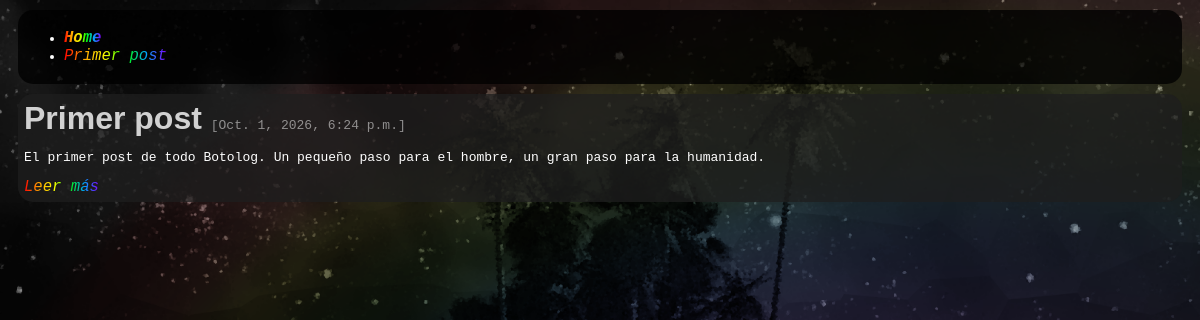
The page /blog/ on the database as committed earlier.
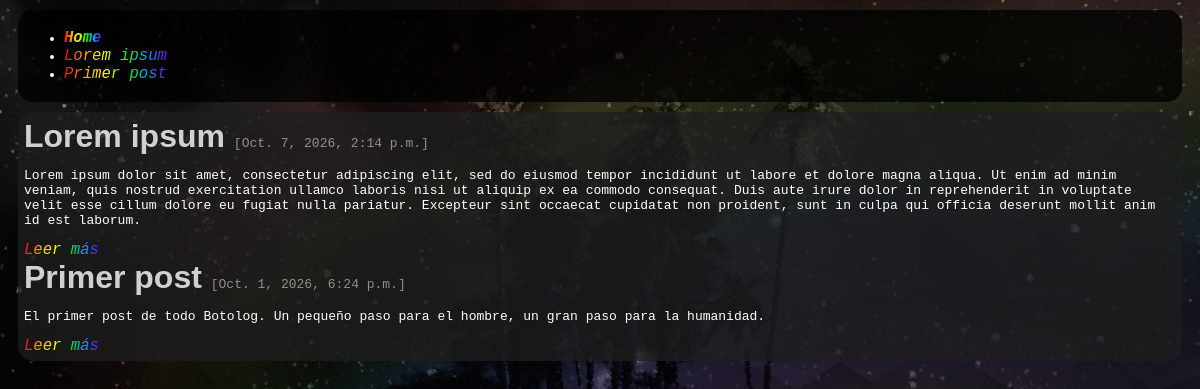
The same page on the database as committed later.
### _Blog/models.py (models this page shows, shortened)
class Post(models.Model):
    heading = models.CharField(max_length = 255)
    shortened_heading = models.CharField(max_length = 255)
    slug = models.SlugField()
    drophead = models.TextField()
    content = models.TextField()
    date = models.DateTimeField(auto_now_add = True)

### _Blog/views.py (the view)
# urls.py: path('', views.index, name = 'index'),
def index(request):
    posts = Post.objects.order_by('-date')
    return render(request, '_Blog/index.html', {
        'posts': posts
    })

### _Blog/templates/_Blog/index.html (shortened to what this page needs)
{% extends '_Blog/base.html'%}
{% block navegation %}
    <ul>
        <li>
            <a href = '{% url "portfolio:index" %}'
            target = '_self'>
                <strong> Home </strong>
            </a>
        </li>
        {% for post in posts %}
        <li>
            <a href = '{% url "detail" post.slug %}'
            target = '_self'>
                {{ post.shortened_heading }}
            </a>
        </li>
        {% endfor %}
    </ul>
{% endblock %}
{% block content %}
    <main>
        {% for post in posts %}
        <article>
            <header>
                <h2 class = 'highlight-text heading'>
                    {{ post.shortened_heading }}
                </h2>
                <p class = 'overshadow-text date'>
                    [{{ post.date }}]
                </p>
            </header>
            <p class = 'overshadow drophead'>
                {{ post.drophead}}
            </p>
            <a href = '{% url "detail" post.slug %}'
            target = '_self'>
                Leer más
            </a>
        </article>
        {% endfor %}
    </main>
{% endblock %}

Rows that differ between the two databases and show on the page:
added Post: shortened_heading "Lorem ipsum", date "Oct. 7, 2026, 2:14 p.m.", drophead "Lorem ipsum dolor sit amet, consectetur adipiscing elit, sed do eiusmod tempor incididunt ut labore et dolore magna aliqua. Ut enim ad minim veniam, quis nostrud exercitation ullamco laboris nisi ut aliquip ex ea commodo consequat. Duis aute irure dolor in reprehenderit in voluptate velit esse cillum dolore eu fugiat nulla pariatur. Excepteur sint occaecat cupidatat non proident, sunt in culpa qui officia deserunt mollit anim id est laborum."
